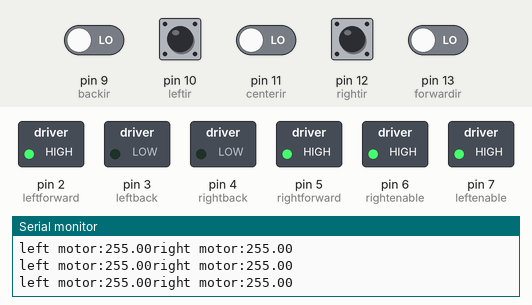
Bench run of a sketch on a simulated Arduino Uno, built with avr-gcc and run on an emulated ATmega328P. Shown: switched loads named in the sketch (green lamp = pin HIGH), the last lines printed to the serial monitor. Inputs (shaded band) come from the test bench; at power-on: pin 9 (backir), pin 10 (leftir), pin 11 (centerir), pin 12 (rightir), pin 13 (forwardir) LOW.

Above: at 1.2 s.
1.3 s: pin 10 (leftir) pulled HIGH for 0.15 s
At 1.9 s:
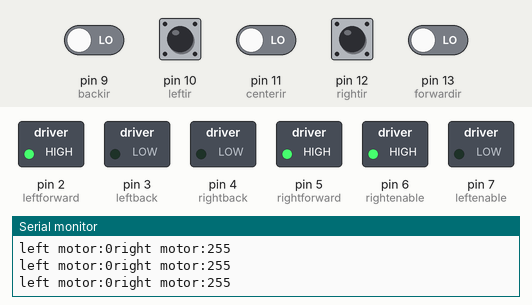
2.9 s: pin 12 (rightir) pulled HIGH for 0.15 s
At 5.1 s:
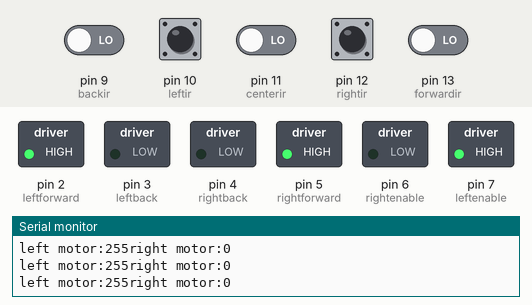
5.9 s: pin 11 (centerir) driven HIGH
At 6.5 s:
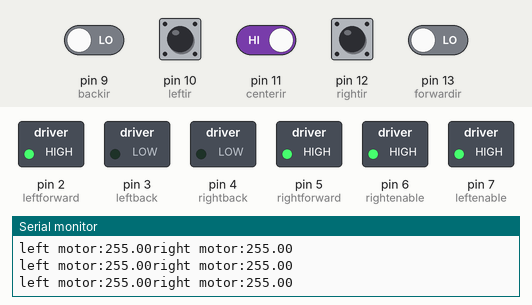
7.4 s: pin 10 (leftir) driven HIGH and pin 11 (centerir) driven LOW
At 8.8 s:
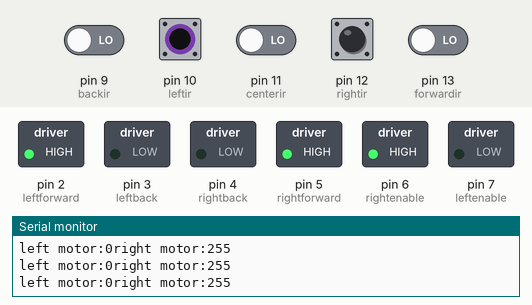
10.4 s: pin 10 (leftir) driven LOW and pin 12 (rightir) driven HIGH
At 12.85 s:
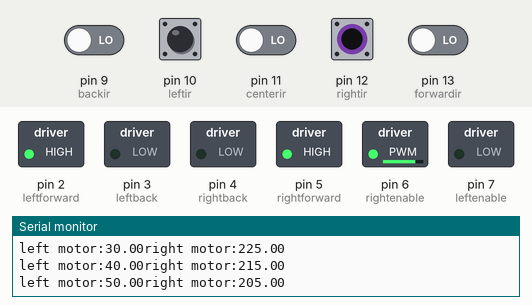
13.4 s: pin 10 (leftir) driven HIGH
At 13.8 s:
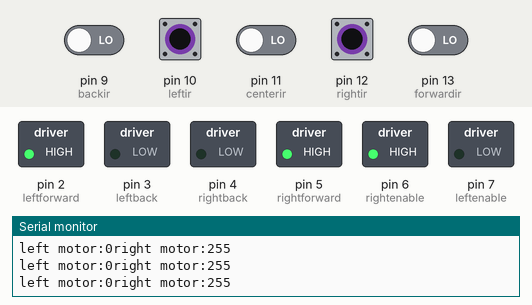
Timing chart, 0 to 16.4 s (numbered marks = the images above; inputs shaded):
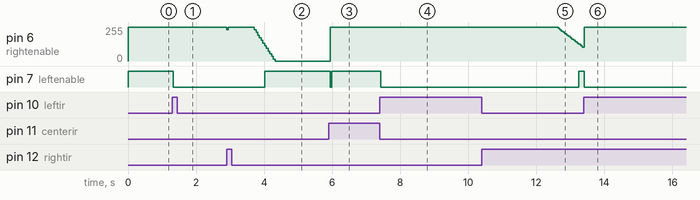

The sketch:

pid.ino
```cpp
//Bhushan Patil PID

int leftir=10,rightir=12,centerir=11,forwardir=13, backir=9;  //sensors
int a[5]={0};
double kp,ki,kd,change; //pid
int p,i=0,d,error,pprev=0;  //pid
unsigned long lasttime,now; //time
double dt;    //pid

const int maxspeed=255;

int rightmotorspeed=255,leftmotorspeed=255;
int rightforward=5   , leftforward=2,rightback=4 ,leftback=3;
int rightenable=6,leftenable=7;

void setup()
{
    pinMode(leftir,INPUT);
    pinMode(rightir,INPUT);
    pinMode(centerir,INPUT);
    pinMode(forwardir,INPUT);
    pinMode(backir,INPUT);
    pinMode(rightforward,OUTPUT);
    pinMode(leftforward,OUTPUT);
    pinMode(rightback,OUTPUT);
    pinMode(leftback,OUTPUT);
    pinMode(rightenable,OUTPUT);
    pinMode(leftenable,OUTPUT);
    analogWrite(leftenable,255);
    analogWrite(rightenable,255);
    digitalWrite(rightforward,HIGH);
    digitalWrite(leftforward,HIGH);
    digitalWrite(rightback,LOW);
    digitalWrite(leftback,LOW);
    Serial.begin(9600);
}

void loop()
{
    double motorvd= pid();
    if((leftmotorspeed-motorvd)<=255 && !((leftmotorspeed-motorvd)<0))
    {
      analogWrite(leftenable,leftmotorspeed-motorvd);
      Serial.print("left motor:");
      Serial.print(leftmotorspeed-motorvd);
    }
    else if(leftmotorspeed-motorvd<0)
    {
      leftmotorspeed=0;
      analogWrite(leftenable,leftmotorspeed);
      Serial.print("left motor:");
      Serial.print(leftmotorspeed);
    }
    else
    {
      leftmotorspeed=255;
      analogWrite(leftenable,leftmotorspeed);
      Serial.print("left motor:");
      Serial.print(leftmotorspeed);
    }
    if(rightmotorspeed+motorvd<=255 && !((rightmotorspeed+motorvd)<0))
    {
      analogWrite(rightenable,rightmotorspeed+motorvd);
      Serial.print("right motor:");
      Serial.print(rightmotorspeed+motorvd);
    }
    else if(rightmotorspeed+motorvd<=0)
    {
      rightmotorspeed=0;
      analogWrite(rightenable,rightmotorspeed);
      Serial.print("right motor:");
      Serial.print(rightmotorspeed);
    }
    else
    {
      rightmotorspeed=255;
      analogWrite(rightenable,rightmotorspeed);
      Serial.print("right motor:");
      Serial.print(rightmotorspeed);
    }
    Serial.print("\n");
     delay(50);
}

double pid()
{
    now=millis();
    dt=(double)(now-lasttime);
    error=sensorread();
    p=error;
    i=(i+p)/*dt*/;
    d=(p-pprev)/*dt*/;
    pprev=p;
    kp=150;
    ki=10;
    kd=150;
    change=kp*p+ki*i+kd*d;
    lasttime=now;
    return change;
}

int overturn=0;
int sensorread()
{
    a[0]=digitalRead(leftir);
    a[1]=digitalRead(rightir);
    a[2]=digitalRead(centerir);
    a[3]=digitalRead(forwardir);
    a[4]=digitalRead(backir);

    if(a[2]==1)
    {
        overturn=0;
        leftmotorspeed=255;
        rightmotorspeed=255;
        i=0;
        return 0;  //center
    }
    else if(a[0]==1)
    {
        overturn=2;
        return 1; //left;
    }
    else if(a[1]==1)
    {
        overturn=-2;
        return - 1;  //right;
    }
    else if(a[2]==1)
    {
        overturn=0;
        leftmotorspeed=255;
        rightmotorspeed=255;
        i=0;
        return 0;  //center
    }
    else
    {
         return overturn;
    }
    return 0;
}
```

Measured:
- after the input at 1.3 s, pin 7 (leftenable): HIGH → LOW at once
- after the input at 2.9 s, pin 7 (leftenable): LOW → HIGH after 1.1 s
- after the input at 5.9 s, pin 6 (rightenable): 0/255 → 255/255 at once; pin 7 (leftenable): HIGH → LOW at once, → HIGH 0.05 s later
- after the input at 7.4 s, pin 7 (leftenable): HIGH → LOW at once
- after the input at 10.4 s, pin 6 (rightenable): moves from 255/255 to 105/255 over 0.72 s, starting after 2.2 s; pin 7 (leftenable): LOW → HIGH after 2.9 s
- after the input at 13.4 s, pin 7 (leftenable): HIGH → LOW at once
